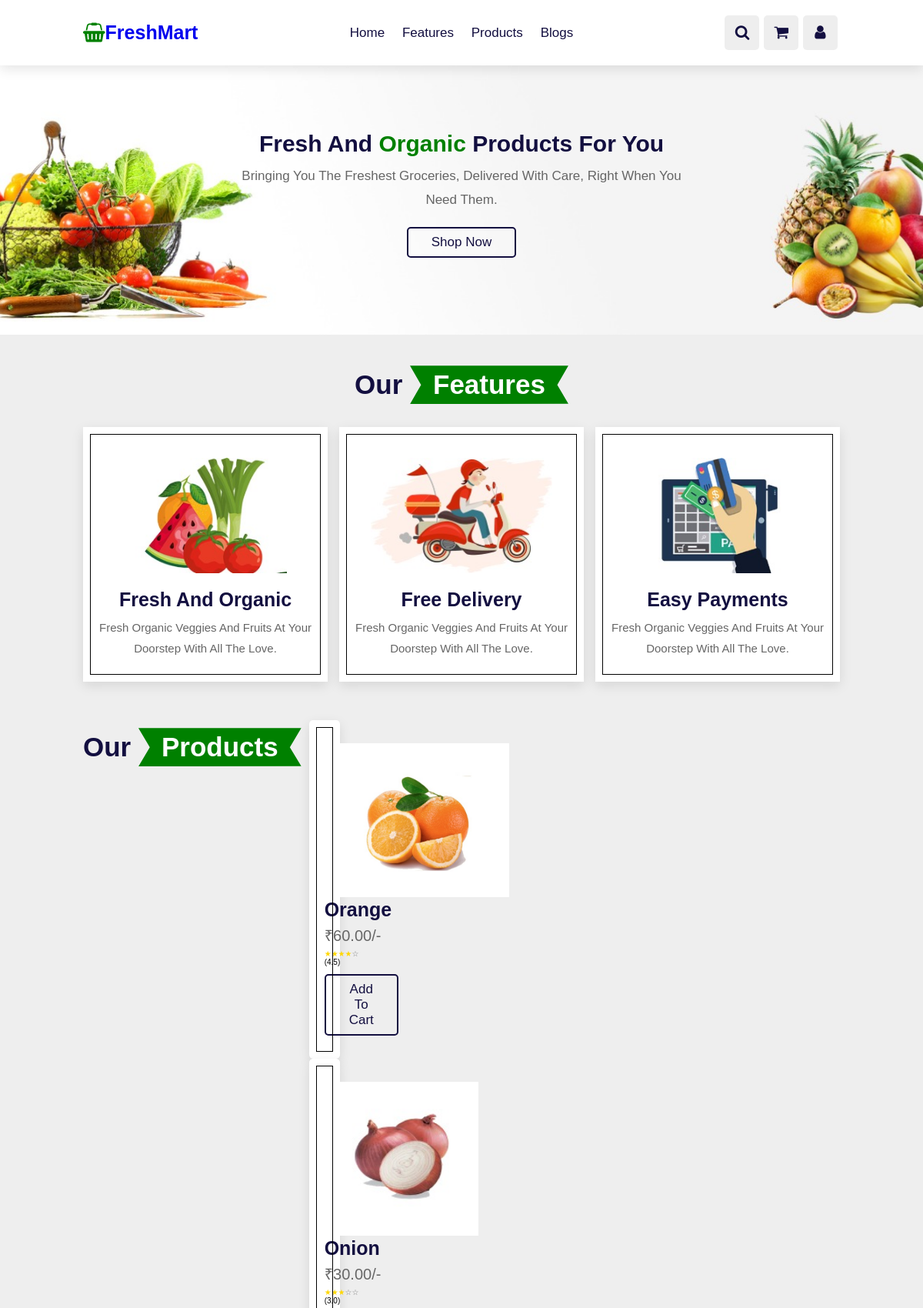
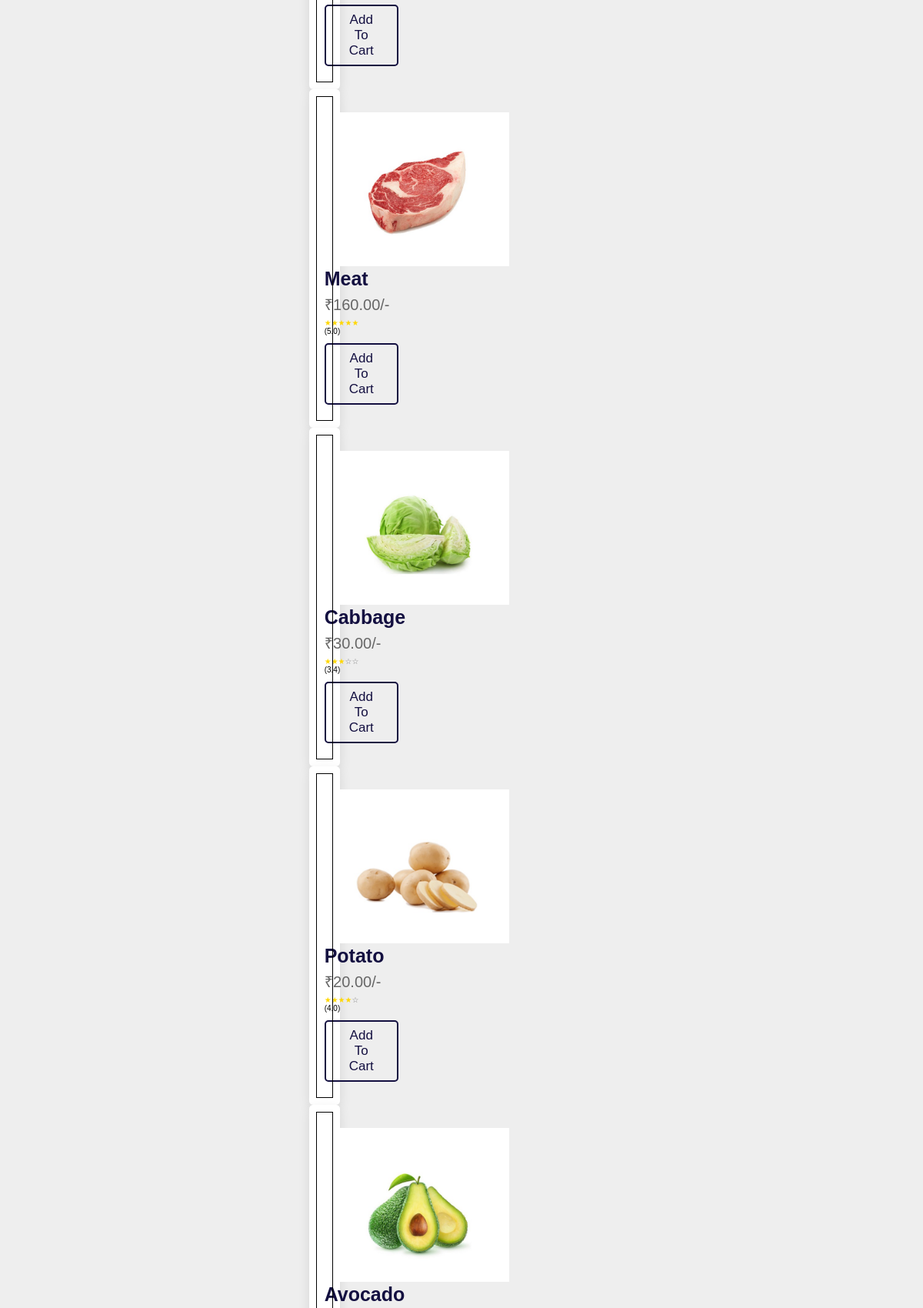
The page / (upper part) on the database its author committed (2 pictures, top to bottom).
### tables this page shows
CREATE TABLE `products` (
  `id` int(11) NOT NULL,
  `name` varchar(100) DEFAULT NULL,
  `price` decimal(10,2) DEFAULT NULL,
  `image` varchar(255) DEFAULT NULL,
  `rating` decimal(2,1) DEFAULT 0.0
);

### index.php (the view, shortened to what this page needs)
<!DOCTYPE html>
<html lang="en">
<head>
    <link rel="stylesheet" type="text/css" href="style.css">
    <link rel="stylesheet" href="https://cdnjs.cloudflare.com/ajax/libs/font-awesome/4.7.0/css/font-awesome.min.css">
   <link rel="stylesheet" href="https://unpkg.com/swiper@7/swiper-bundle.min.css"/>
</head>
<body>
    <header class="header">
        <a href="#" class="logo"><i class="fa fa-shopping-basket" aria-hidden="true"></i>FreshMart</a>
        <nav class="navbar">
            <a href="#home" >Home</a>
            <a href="#features" >Features</a>
            <a href="#products" >Products</a>
            <a href="#blogs" >Blogs</a>
        </nav>
        <div class="icons">
            <div class="fa fa-search" id="search-btn"></div>
            <div class="fa fa-shopping-cart" id="cart-btn">
        </div>
            <div class="fa fa-user" id="login-btn"></div>
        </div>
    </header>
    <section class="home" id="home">
        <div class="content">
            <h3>Fresh And <span>Organic</span> Products For You</h3>
            <p>Bringing you the freshest groceries, delivered with care, right when you need them. </p>
            <a href="#products" class="btn">Shop Now</a>
        </div>
    </section>
    <section class="features" id="features">
        <h1 class="heading"> Our <span>Features</span> </h1>
        <div class="box-container">
            <div class="box">
                <img src="fruit mix.jpg" alt="organic food">
                <h3>Fresh And Organic</h3>
                <p>Fresh Organic veggies and fruits at your doorstep with all the love.</p>
            </div>
            <div class="box">
                <img src="free delivery.jpg" alt="organic food">
                <h3>Free delivery</h3>
                <p>Fresh Organic veggies and fruits at your doorstep with all the love.</p>
            </div>
            <div class="box">
                <img src="easy payment.jpg" alt="organic food">
                <h3>Easy Payments</h3>
                <p>Fresh Organic veggies and fruits at your doorstep with all the love.</p>
            </div>
        </div>
    </section>
    <section class="products" id="products">
        <h1 class="heading">Our <span>Products</span></h1>
        <div class="swiper product-slider">
            <div class="swiper-wrapper">
                <?php
                    include "db.php";
                    $search = isset($_GET['my_search']) ? $_GET['my_search'] : "";
                    $sql = "SELECT * FROM products WHERE name LIKE '%$search%'";
                    $result = $conn->query($sql);
while($row = $result->fetch_assoc()): ?>
    <div class="swiper-slide box">
        <form method="post" action="add_to_cart.php">
            <img src="images/<?php echo $row['image']; ?>" alt="<?php echo $row['name']; ?>">
            <h1><?php echo $row['name']; ?></h1>
            <div class="price">₹<?php echo $row['price']; ?>/-</div>
            <div class="rating">
                <?php
                $rating = $row['rating'];
                for($i=1; $i<=5; $i++){
                    if($i <= floor($rating)){
                        echo '<span style="color:gold;">★</span>';
                    } else {
                        echo '<span style="color:gray;">☆</span>';
                    }
                }
                echo " ($rating)";
                ?>
            </div>
            <button type="submit" name="add_to_cart" class="btn">Add to Cart</button>
        </form>
    </div>
<?php endwhile; ?>
    </section>
</body>
</html>

### style.css (style rules this page uses)
:root { --green: green; --black: #130f40; --light-color: #666; --box-shadow:0 .5rem 1.5rem rgba(0,0,0,.1); --border: .2rem solid rgba(0,0,0.1); --outline: .1rem solid rgba(0,0,0.1); }
* { font-family: 'Poppons', sans-serif; margin: 0; padding: 0; box-sizing: border-box; outline: none; border: none; text-decoration: none; text-transform: capitalize; transition: all .2s linear; }
html { font-size: 62.5%; overflow-x: hidden; scroll-behavior: smooth; scroll-padding-top: 7rem; }
body { background: #eee; }
section { padding: 2rem 9%; }
.heading { text-align: center; padding: 2rem 0; padding-bottom: 3rem; font-size: 3.5rem; color: var(--black); }
.heading span { background: var(--green); color: #fff; display: inline-block; padding: .5rem 3rem; clip-path: polygon(100% 0, 93% 50%, 100% 99%, 0% 100%, 7% 50%,0% 0%); }
.btn { border: .2rem solid var(--black); margin-top: 1rem; display: inline-block; padding: .8rem 3rem; font-size: 1.7rem; border-radius: .5rem; color: var(--black); cursor: pointer; background: none; }
.header { border: 0px solid; position: fixed; top: 0; left: 0; right: 0; z-index: 1000; display: flex; align-items: center; justify-content: space-between; padding: 2rem 9%; background: #fff; box-shadow: var(--box-shadow); }
.header .logo { font-size: 2.5rem; font-weight: bolder; }
.header .logo i { color: var(--green); }
.header .navbar a { font-size: 1.7rem; margin: 0 1rem; color: var(--black); }
.header .icons div { height: 4.5rem; width: 4.5rem; line-height: 4.5rem; border-radius: .5rem; background: #eee; color: var(--black); font-size: 2rem; margin-right: .3rem; text-align: center; cursor: pointer; }
.home { border: 0px solid; display: flex; justify-content: center; background: url('2 mix veg pic.jpg') no-repeat; background-position: center; background-size: cover; padding-top: 17rem; padding-bottom: 10rem; }
.home .content { border: 0px solid; text-align: center; width: 60rem; }
.home .content h3 { color: var(--black); font-size: 3rem; }
.home .content h3 span { color: var(--green); }
.home .content p { color: var(--light-color); font-size: 1.7rem; padding: 1rem 0; line-height: 1.8; }
.features .box-container { border: 0px solid; display: grid; grid-template-columns: repeat(auto-fit,minmax(30rem, 1fr)); gap: 1.5rem; }
.features .box-container .box { border: 0px solid red; padding: 3rem 2rem; background: #fff; outline: var(--outline); outline-offset: -1rem; text-align: center; box-shadow: var(--box-shadow); }
.features .box-container .box img { margin: 1rem 0; height: 15rem; }
.features .box-container .box h3 { font-size: 2.5rem; line-height: 1.8; color: var(--black); }
.features .box-container .box p { font-size: 1.5rem; line-height: 1.8; color: var(--light-color); padding-bottom: 1rem 0; }
.products .product-slider { border: 0px solid; padding: 1rem; }
.products .product-slider .box { border: 0px solid red; background: #fff; border-radius: .5rem; text-align: center; padding: 3rem 2rem; outline-offset: -1rem; outline: var(--outline); box-shadow: var(--box-shadow); transition: .2s linear; }
.products .product-slider .box img { height: 20rem; }
.products .product-slider .box h1 { font-size: 2.5rem; color: var(--black); }
.products .product-slider .box .price { font-size: 2rem; color: var(--light-color); padding: 0.5rem 0; }
.products { display: flex; flex-wrap: wrap; }

### rows shown on the page
products: image (picture), name "Orange", price "60.00", rating "4.5"
products: image (picture), name "Onion", price "30.00", rating "3.0"
products: image (picture), name "Meat", price "160.00", rating "5.0"
products: image (picture), name "Cabbage", price "30.00", rating "3.4"
products: image (picture), name "Potato", price "20.00", rating "4.0"
products: image (picture), name "Avocado"
